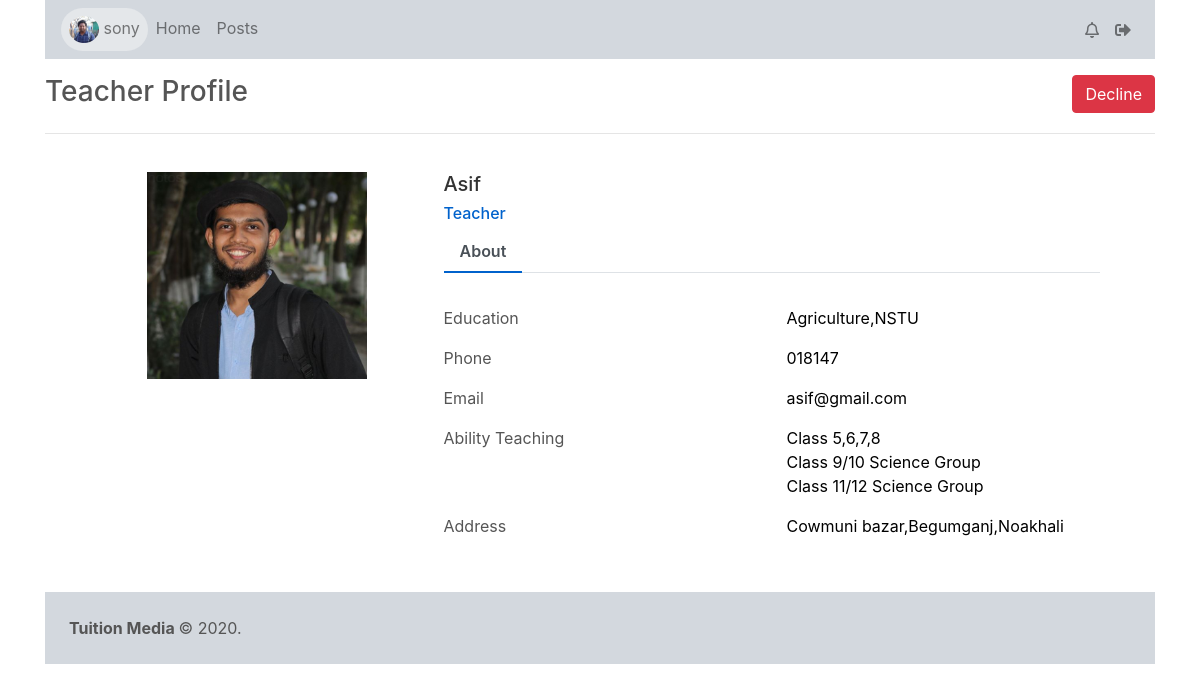
Page /student/view_profile.php?username=asif&&p_id=13 (signed in) on the committed database.
### tables this page shows
CREATE TABLE `parents` (
  `id` int(11) NOT NULL,
  `username` varchar(25) NOT NULL,
  `name` varchar(50) DEFAULT NULL,
  `phone` varchar(15) NOT NULL,
  `email` varchar(50) DEFAULT NULL,
  `profession` varchar(50) DEFAULT NULL,
  `address` varchar(255) DEFAULT NULL,
  `image` varchar(255) DEFAULT NULL,
  `status` varchar(5) NOT NULL
);

CREATE TABLE `teacher` (
  `id` int(11) NOT NULL,
  `username` varchar(25) NOT NULL,
  `name` varchar(255) DEFAULT NULL,
  `phone` varchar(15) NOT NULL,
  `email` varchar(50) DEFAULT NULL,
  `education` varchar(255) DEFAULT NULL,
  `address` varchar(255) DEFAULT NULL,
  `image` varchar(255) DEFAULT NULL,
  `primary` varchar(255) DEFAULT NULL,
  `secondary` varchar(255) DEFAULT NULL,
  `college` varchar(255) DEFAULT NULL,
  `honours` varchar(50) DEFAULT NULL,
  `status` varchar(10) NOT NULL
);

### student/view_profile.php (the view, shortened to what this page needs)
<?php include "include/header.php" ?>
<?php include "include/navbar.php" ?>
<?php
	if(isset($_GET['username'])){
		$username = $_GET['username'];
		$p_id = $_GET['p_id'];
		$query = "SELECT * FROM teacher WHERE username = '$username'";
		$fetch_data = mysqli_query($connection, $query);
		while($row = mysqli_fetch_assoc($fetch_data)){
			$t_name = $row['name'];
			$email = $row['email'];
			$phone = $row['phone'];
			$image = $row['image'];
			$education = $row['education'];
			$address = $row['address'];
			$primary = $row['primary'];
			$secondary = $row['secondary'];
			$college = $row['college'];
?>
<div class="row">
	<div class="col-sm-6"><h3>Teacher Profile</h3></div>
	<div class="col-sm-6">
		<form action="" method="post">
			<?php
				$query1 = "SELECT situation FROM response WHERE user_by = '{$_SESSION['tmusername']}' AND post_id = $p_id";
				$fetch_data1 = mysqli_query($connection, $query1);
				while($row = mysqli_fetch_assoc($fetch_data1)){
					$situation = $row['situation'];
				}
				if($situation == 'accept'){
					echo "<button type='submit' name='decline' class='btn btn-danger float-sm-right'>Decline</button>";
				}
				else{
					echo "<button type='submit' name='accept' class='btn btn-success float-sm-right'>Accept</button>";
				}
			?>
		</form>
	</div>
</div>
<hr>
<div class="container emp-profile">
	<form method="post">
		<div class="row">
			<div class="col-md-4">
				<div class="profile-img">
					<img src="../<?php echo $image ?>".jpg" alt=""/>
				</div>
			</div>
			<div class="col-md-8">
				<div class="profile-head">
							<h5>
								<?php echo $t_name ?>
							</h5>
							<h6>
								Teacher
							</h6>
					<ul class="nav nav-tabs" id="myTab" role="tablist">
						<li class="nav-item">
							<a class="nav-link active" id="home-tab" data-toggle="tab" href="#home" role="tab" aria-controls="home" aria-selected="true">About</a>
						</li>
					</ul>
				</div>
				<div class="row">
					<div class="col-md-6">
						<label>Education</label>
					</div>
					<div class="col-md-6">
						<p><?php echo $education ?></p>
					</div>
				</div>
				<div class="row">
					<div class="col-md-6">
						<label>Phone</label>
					</div>
					<div class="col-md-6">
						<p><?php echo $phone ?></p>
					</div>
				</div>
				<div class="row">
					<div class="col-md-6">
						<label>Email</label>
					</div>
					<div class="col-md-6">
						<p><?php echo $email ?></p>
					</div>
				</div>
				<div class="row">
					<div class="col-md-6">
						<label>Ability Teaching</label>
					</div>
					<div class="col-md-6">
						<p><?php if(!empty($primary)){echo "Class ".$primary;} ?> <?php if(!empty($secondary)) {echo "<br />Class 9/10 ". $secondary; }?>  <?php if(!empty($college)){ echo "<br />Class 11/12 ".$college; }?> <?php if(!empty($honours)){ echo "<br /> Honours ".$honours; }?></p>
					</div>
				</div>
				<div class="row">
					<div class="col-md-6">
						<label>Address</label>
					</div>
					<div class="col-md-6">
						<p><?php echo $address ?></p>
					</div>
				</div>
			</div>
		</div>
	</form>
</div>
<?php
		}
	}
?>
<?php include "include/footer.php" ?>

### student/include/navbar.php (shortened to what this page needs)
<?php
		$query = "SELECT * FROM {$_SESSION['tmuser_role']} WHERE username = '{$_SESSION['tmusername']}'";
		$fetch_data = mysqli_query($connection, $query);
		while($row = mysqli_fetch_assoc($fetch_data)){
			$image = $row['image'];
		}
?>
<div class="container">
	<div class="min-height">
	<nav class="navbar navbar-expand navbar-light custom_color mb-3">
		<ul class="navbar-nav">
			<li class="nav-item profile_icon">
				<a class="nav-link" href="profile.php">
					<img src="../<?php echo $image ?>" class="img-fluid rounded-circle" width="30px" height="30px" alt="User Image"> <?php echo $_SESSION['tmusername'] ?></a>
			  </li>
		  <li class="nav-item  d-sm-inline-block">
			<a href="index.php" class="nav-link">Home</a>
		  </li>
		  <li class="nav-item  d-sm-inline-block">
			<a href="posts.php" class="nav-link">Posts</a>
		  </li>
		</ul>
		<ul class="navbar-nav ml-auto">
		<?php
			$query1 = "SELECT * FROM `response` WHERE `status`='unseen' AND `to` = '{$_SESSION['tmusername']}' ORDER BY id DESC";
			$search_query = mysqli_query($connection, $query1);
				$count = mysqli_num_rows($search_query);
		?>
		  <li class="nav-item dropdown">
			<a class="nav-link" data-toggle="dropdown" href="#">
			  <i class="far fa-bell"></i><?php if($count !== 0){ echo "<sup class='badge badge-warning'>$count</sup>"; }?>
			</a>
		  </li>
		  <li class="nav-item">
			<abbr title="Sign Out">
				<a class="nav-link" href="../logout.php">
					<i class="fas fa-sign-out-alt"></i>
				</a>
			</abbr>
		  </li>
		</ul>
	</nav>

### css/all.css (style rules this page uses)
.fa, .fas, .far, .fal, .fad, .fab { -moz-osx-font-smoothing: grayscale; -webkit-font-smoothing: antialiased; display: inline-block; font-style: normal; font-variant: normal; text-rendering: auto; line-height: 1; }
.fa-bell:before { content: "\f0f3"; }
.fa-sign-out-alt:before { content: "\f2f5"; }
.far { font-family: 'Font Awesome 5 Free'; font-weight: 400; }
.fa, .fas { font-family: 'Font Awesome 5 Free'; font-weight: 900; }

### css/navbar-fixed.css (style rules this page uses)
html, body { height: 100%; }
nav { min-height: 3.5rem; }

### css/style_teacher.css (style rules this page uses)
body { color:#555555; }
p { color:#000; }
.min-height { min-height:535px; }
.profile_icon { border-radius:60px; background-color:#e4e7ea; }
.custom_color { background-color:#d3d8de; }
.emp-profile { padding: 2% 5% 2% 5%; border-radius: 0.5rem; background: #fff; }
.profile-img { text-align: center; }
.profile-img img { width: 70%; height: 100%; }
.profile-head h5 { color: #333; }
.profile-head h6 { color: #0062cc; }
.profile-head .nav-tabs { margin-bottom: 5%; }
.profile-head .nav-tabs .nav-link { font-weight: 600; border: none; }
.profile-head .nav-tabs .nav-link.active { border: none; border-bottom: 2px solid #0062cc; }

### rows in the picture
parents: image (picture)
teacher: image (picture), name "Asif", education "Agriculture,NSTU", phone "018147", email "asif@gmail.com", primary "5,6,7,8", secondary "Science Group", college "Science Group", address "Cowmuni bazar,Begumganj,Noakhali"

### other values in the picture
$_SESSION['tmusername'] "sony"
